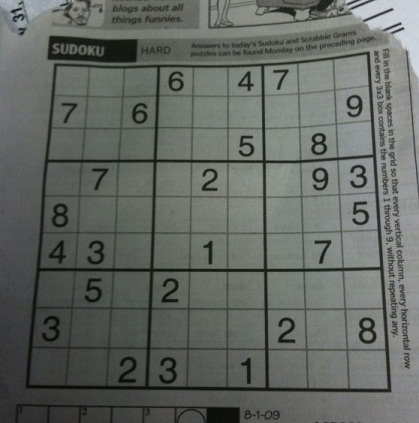
#> input picture Canny_edge_detection/dave.jpg, 419 x 423 px
$ python Canny_edge_detection.py
#> lines starting #> are read from the running program, lines starting #| are printed output that depends on the picture
'''
This sketch utilizes opencv and canny edge detection algorithm to find (visually)
edges in pictures. You change the input image if you want, and adjust the blur and the values of the
algorithm to see the edges.
Created by Christianidis Vasileios
email: basilisvirus@hotmail.com
'''


import cv2


def nothing(x):
    pass

img= cv2.imread('dave.jpg')
#> img is the input picture: shape (423, 419, 3); mean B, G, R 98.9, 103.6, 99.4

cols, rows= img.shape[:2]
#> cols = 423; rows = 419

if cols < rows:
    min= int(cols*(1/100))
else:
    min= int(rows*(1/100))
#> min = 4

if min<190:
    min=190

cv2.namedWindow('trackbar', flags=cv2.WINDOW_NORMAL)
cv2.namedWindow('img', flags=cv2.WINDOW_NORMAL)
cv2.createTrackbar('high range', 'trackbar', 0, min, nothing)
cv2.createTrackbar('low range', 'trackbar', 0, min, nothing)
cv2.createTrackbar('blur', 'trackbar', 1, 31, nothing)

while(True):
    low_r= cv2.getTrackbarPos('high range', 'trackbar')
    high_r= cv2.getTrackbarPos('low range', 'trackbar')
    blur= cv2.getTrackbarPos('blur', 'trackbar')
    if blur==0:
        blur=1
    img_blur = cv2.blur(img, (blur, blur))
    edges= cv2.Canny(img_blur, low_r, high_r)
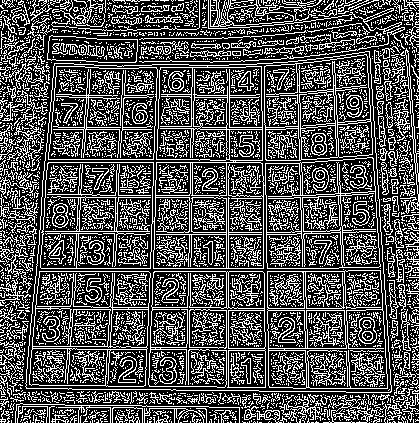
#> edges: shape (423, 419); 32.6% white in thin lines or dots
    cv2.imshow('img', edges)
    cv2.waitKey(2)


cv2.waitKey(0)
cv2.destroyAllWindows()
